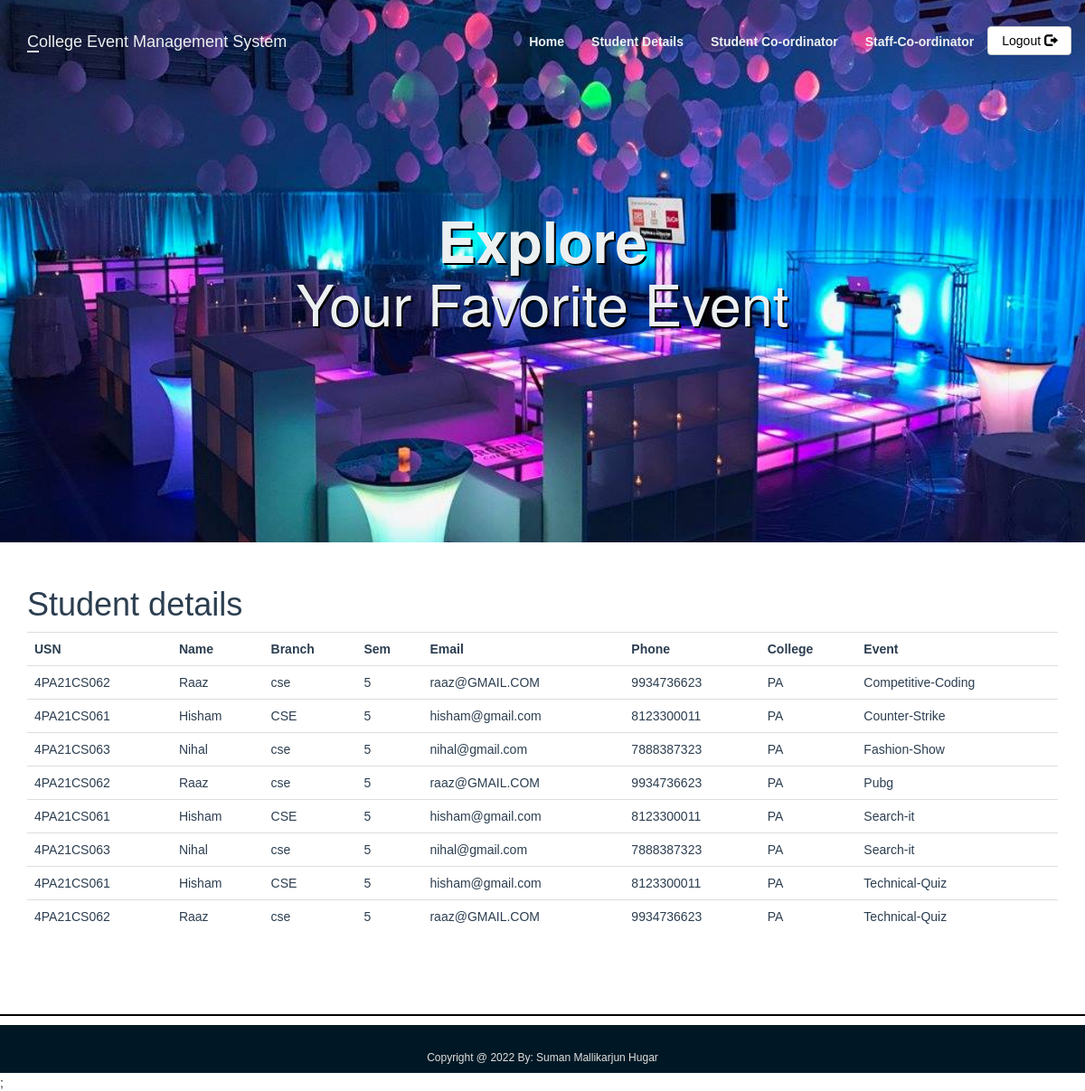
Page /Stu_details.php on the committed database.
### tables this page shows
CREATE TABLE `events` (
  `event_id` int(11) NOT NULL,
  `event_title` varchar(50) NOT NULL,
  `event_price` int(11) DEFAULT NULL,
  `participents` int(100) DEFAULT 0,
  `img_link` text DEFAULT NULL,
  `type_id` int(11) DEFAULT NULL
);

CREATE TABLE `participent` (
  `usn` varchar(20) NOT NULL,
  `name` varchar(100) NOT NULL,
  `branch` varchar(11) NOT NULL,
  `sem` int(11) NOT NULL,
  `email` varchar(300) NOT NULL,
  `phone` varchar(12) NOT NULL,
  `college` varchar(20) NOT NULL
);

### Stu_details.php (the view, shortened to what this page needs)
<?php
include_once 'classes/db1.php';
$result = mysqli_query($conn,"SELECT * FROM events,registered r ,participent p WHERE events.event_id=r.event_id and r.usn = p.usn order by event_title");
?>
<!DOCTYPE html>
<html>
<head>
        <?php require 'utils/styles.php'; ?>
    </head>
<body><?php include 'utils/adminHeader.php'?>
<div class = "content">
<div class = "container">
<h1>Student details</h1>
<?php
if (mysqli_num_rows($result) > 0) {
?>
 <table class="table table-hover" >
  <tr>
  <th>USN</th>
    <th>Name</th>
    <th>Branch</th>
    <th>Sem</th>
    <th>Email</th>
    <th>Phone</th>
    <th>College</th>
    <th>Event</th>
  </tr>
<?php
while($row = mysqli_fetch_array($result)) {
?>
<tr>
<td><?php echo $row["usn"]; ?></td>
    <td><?php echo $row["name"]; ?></td>
    <td><?php echo $row["branch"]; ?></td>
    <td><?php echo $row["sem"]; ?></td>
    <td><?php echo $row["email"]; ?></td>
    <td><?php echo $row["phone"]; ?></td>
    <td><?php echo $row["college"]; ?></td>
    <td><?php echo $row["event_title"]; ?></td>
</tr>
<?php
}
?>
</table>
 <?php
}
else{
    echo "No result found";
}
?>
</div>
</div>
<?php include 'utils/footer.php'?>;
 </body>
</html>

### css/style.css (style rules this page uses)
body { overflow-x: hidden; }
.content { font-family: Arial, Helvetica, sans-serif; color: #2C3E50; }

### rows in the picture
events: participent.usn "4PA21CS062", participent.name "Raaz", participent.branch "cse", participent.sem "5", participent.email "raaz@GMAIL.COM", participent.phone "9934736623", participent.college "PA", event_title "Competitive-Coding"
events: participent.usn "4PA21CS061", participent.name "Hisham", participent.branch "CSE", participent.sem "5", participent.email "hisham@gmail.com", participent.phone "8123300011", participent.college "PA", event_title "Counter-Strike"
events: participent.usn "4PA21CS063", participent.name "Nihal", participent.branch "cse", participent.sem "5", participent.email "nihal@gmail.com", participent.phone "7888387323", participent.college "PA", event_title "Fashion-Show"
events: participent.usn "4PA21CS062", participent.name "Raaz", participent.branch "cse", participent.sem "5", participent.email "raaz@GMAIL.COM", participent.phone "9934736623", participent.college "PA", event_title "Pubg"
events: participent.usn "4PA21CS061", participent.name "Hisham", participent.branch "CSE", participent.sem "5", participent.email "hisham@gmail.com", participent.phone "8123300011", participent.college "PA", event_title "Search-it", participent.usn "4PA21CS063", participent.name "Nihal", participent.branch "cse", participent.email "nihal@gmail.com", participent.phone "7888387323"
events: participent.usn "4PA21CS061", participent.name "Hisham", participent.branch "CSE", participent.sem "5", participent.email "hisham@gmail.com", participent.phone "8123300011", participent.college "PA", event_title "Technical-Quiz", participent.usn "4PA21CS062", participent.name "Raaz", participent.branch "cse", participent.email "raaz@GMAIL.COM", participent.phone "9934736623"
